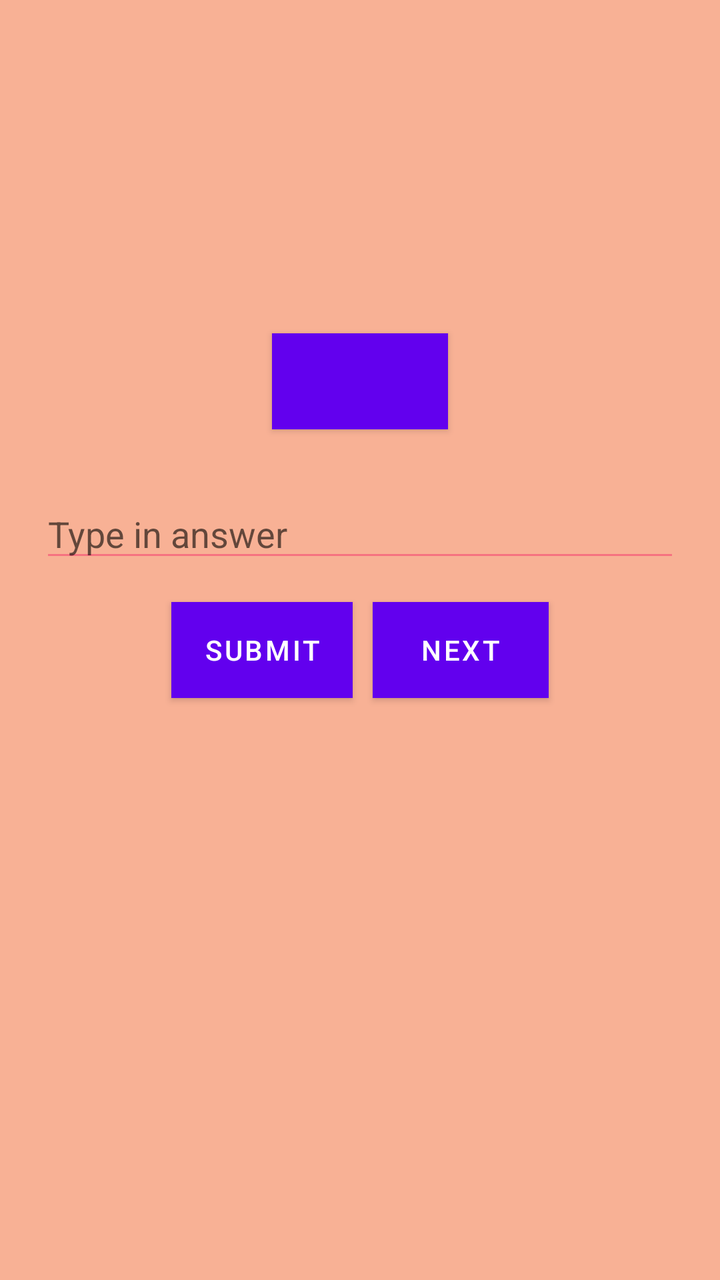
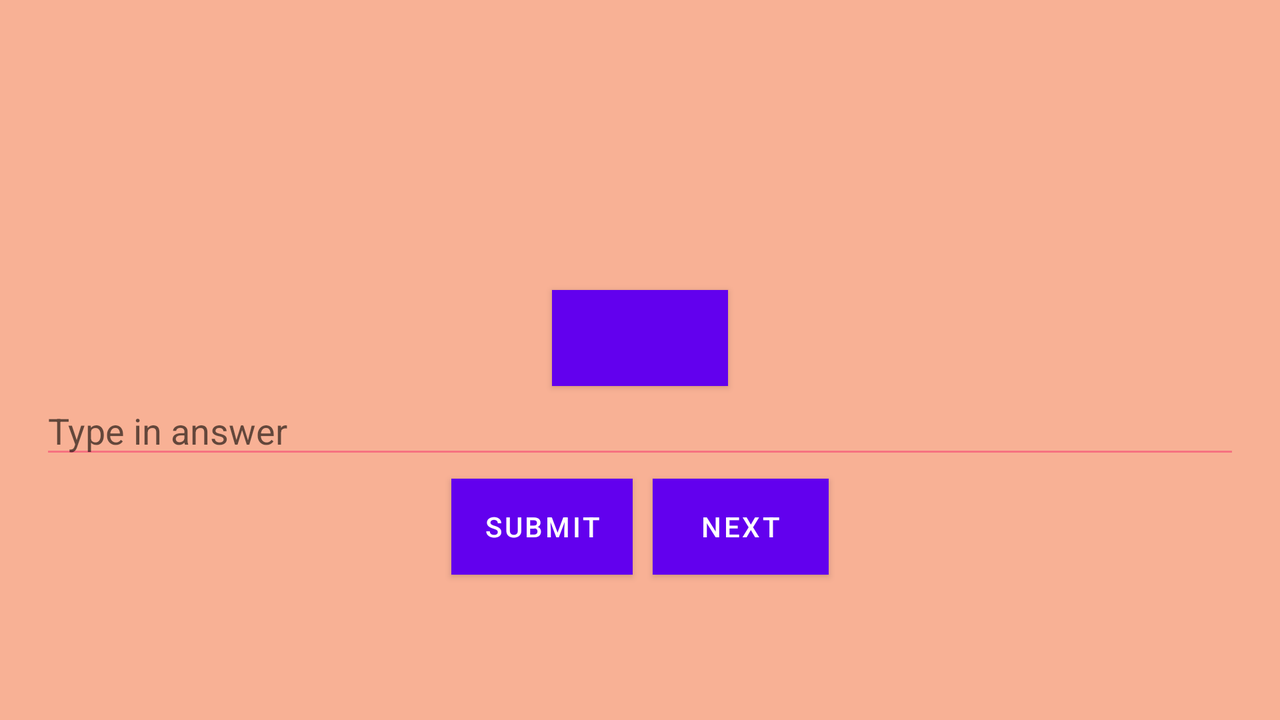

The same Android screen from two of the app's own layout files: first res/layout/ as a phone draws it, then the repository's variant for another configuration, drawn on a device whose configuration selects that folder. Both files follow.
<!-- AndroidManifest.xml: activity theme AppTheme.NoActionBar -->
<!-- res/layout/activity_main.xml -->
<?xml version="1.0" encoding="utf-8"?>
<LinearLayout xmlns:android="http://schemas.android.com/apk/res/android"
              android:layout_height="match_parent"
              android:layout_width="match_parent"
              android:gravity="top|center"
              android:orientation="vertical"
              android:background="#F8B195"
              android:paddingLeft="20dp"
              android:paddingRight="20dp">

    <TextView
        android:layout_width="wrap_content"
        android:layout_height="wrap_content"
        android:padding="24dp"
        android:textSize="28sp"
        android:textStyle="bold"
        android:layout_marginTop="30dp"
        android:layout_marginBottom="5dp"
        android:id="@+id/title"/>

    <LinearLayout
        android:layout_width="wrap_content"
        android:layout_height="wrap_content"
        android:orientation="horizontal"
        android:layout_marginBottom="10dp">

        <TextView
            android:layout_width="wrap_content"
            android:layout_height="wrap_content"
            android:padding="10dp"
            android:textSize="12sp"
            android:id="@+id/tries_text_view"/>

        <TextView
            android:layout_width="wrap_content"
            android:layout_height="wrap_content"
            android:padding="10dp"
            android:textSize="12sp"
            android:id="@+id/score_text_view"/>

        <TextView
            android:layout_width="wrap_content"
            android:layout_height="wrap_content"
            android:padding="10dp"
            android:textSize="12sp"
            android:id="@+id/high_text_view"/>
    </LinearLayout>

    <Button
        android:id="@+id/audio_button"
        android:layout_width="wrap_content"
        android:layout_height="wrap_content"
        android:drawableLeft="@drawable/soundbutton"
        android:layout_marginBottom="30dp"
        android:background="#f67280"/>

    <EditText
        android:id="@+id/editTextName"
        android:layout_width="match_parent"
        android:layout_height="wrap_content"
        android:hint="Type in answer"
        android:textCursorDrawable="@null"
        android:layout_marginBottom="10dp"
        android:inputType="textNoSuggestions"
        android:backgroundTint="#F67280"/>

    <LinearLayout
        android:layout_width="wrap_content"
        android:layout_height="wrap_content"
        android:orientation="horizontal"
        android:layout_marginBottom="10dp">

        <Button
            android:id="@+id/submit_button"
            android:layout_width="wrap_content"
            android:layout_height="wrap_content"
            android:layout_margin="5dp"
            android:text="@string/submit_button"
            android:background="#F67280"/>

        <Button
            android:id="@+id/next_button"
            android:layout_width="wrap_content"
            android:layout_height="wrap_content"
            android:layout_margin="5dp"
            android:text="@string/next_button"
            android:background="#F67280"/>

    </LinearLayout>

    <ImageView
        android:id="@+id/picture"
        android:layout_height="wrap_content"
        android:layout_width="wrap_content"
        android:src="@null"
        android:layout_marginBottom="10dp"/>

</LinearLayout>
<!-- resources referenced by this layout -->
<resources>
  <string name="next_button">Next</string>
  <string name="submit_button">Submit</string>
  <!-- from res/values-v21/ -->
  <style name="AppTheme.NoActionBar">
          <item name="windowActionBar">false</item>
          <item name="windowNoTitle">true</item>
          <item name="android:windowDrawsSystemBarBackgrounds">true</item>
          <item name="android:statusBarColor">#F08080</item>
      </style>
</resources>
<!-- res/layout-land/activity_main.xml (the repository's variant of the layout above) -->
<!-- drawn on the phone turned sideways -->
<?xml version="1.0" encoding="utf-8"?>
<LinearLayout xmlns:android="http://schemas.android.com/apk/res/android"
              android:layout_height="match_parent"
              android:layout_width="match_parent"
              android:gravity="center"
              android:orientation="vertical"
              android:paddingLeft="20dp"
              android:paddingRight="20dp"
              android:background="#F8B195">

    <TextView
        android:layout_width="wrap_content"
        android:layout_height="wrap_content"
        android:textSize="22sp"
        android:textStyle="bold"
        android:padding="24dp"
        android:id="@+id/title"/>

    <Button
        android:id="@+id/buttonSave"
        android:layout_width="wrap_content"
        android:layout_height="wrap_content"
        android:drawableLeft="@drawable/soundbutton"
        android:background="#f67280"/>

    <EditText
        android:id="@+id/editTextName"
        android:layout_width="match_parent"
        android:layout_height="wrap_content"
        android:hint="Type in answer"
        android:textCursorDrawable="@null"
        android:backgroundTint="#F67280"/>

    <LinearLayout
        android:layout_width="wrap_content"
        android:layout_height="wrap_content"
        android:orientation="horizontal">

        <Button
            android:id="@+id/submit_button"
            android:layout_width="wrap_content"
            android:layout_height="wrap_content"
            android:layout_margin="5dp"
            android:text="@string/submit_button"
            android:background="#F67280"/>

        <Button
            android:id="@+id/next_button"
            android:layout_width="wrap_content"
            android:layout_height="wrap_content"
            android:layout_margin="5dp"
            android:text="@string/next_button"
            android:background="#F67280"/>

    </LinearLayout>

</LinearLayout>
